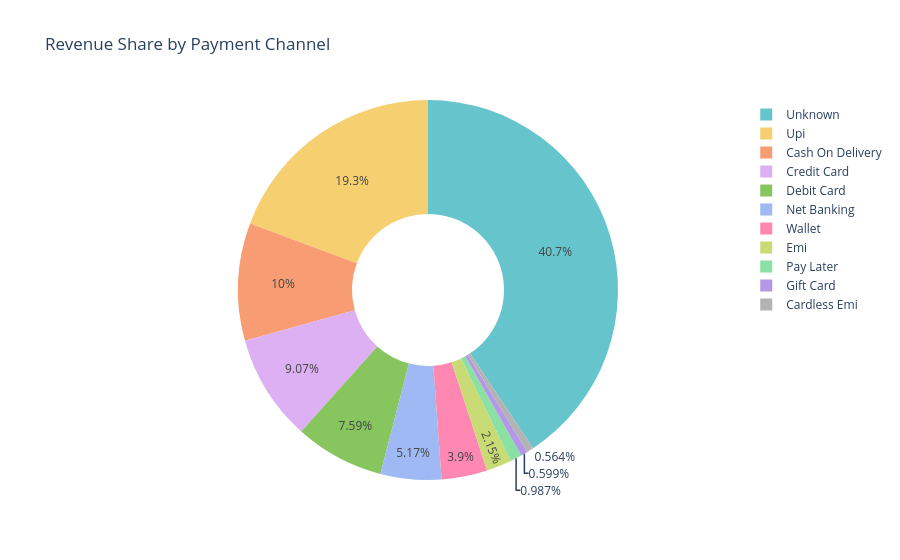

Here is the notebook cell this chart was saved with:
### Code cell
fig_pie = px.pie(
    filtered_df,
    names='payment_method',
    values='amount_paid',
    hole=0.4,
    title='Revenue Share by Payment Channel',
    color_discrete_sequence=px.colors.qualitative.Pastel
)

fig_pie.show()

### Figure 1 — Plotly figure (JSON) as saved in the notebook; plotly's stock layout.template omitted (floating-point values rounded to 4 significant figures; data arrays with more than 128 entries replaced by an {"elided": "..."} marker saying what was removed)
{"data": [{"domain": {"x": [0, 1], "y": [0, 1]}, "hole": 0.4, "hovertemplate": "payment_method=%{label}<br>amount_paid=%{value}<extra></extra>", "labels": {"elided": "90000 str values"}, "legendgroup": "", "name": "", "showlegend": true, "type": "pie", "values": {"elided": "90000 float values"}}], "layout": {"legend": {"tracegroupgap": 0}, "piecolorway": ["rgb(102, 197, 204)", "rgb(246, 207, 113)", "rgb(248, 156, 116)", "rgb(220, 176, 242)", "rgb(135, 197, 95)", "rgb(158, 185, 243)", "rgb(254, 136, 177)", "rgb(201, 219, 116)", "rgb(139, 224, 164)", "rgb(180, 151, 231)", "rgb(179, 179, 179)"], "title": {"text": "Revenue Share by Payment Channel"}}}
